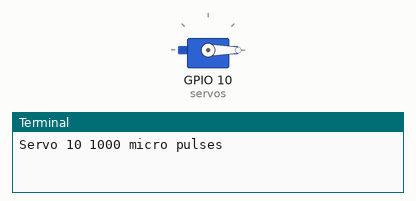
This program was run on a simulated Raspberry Pi (BCM pin numbers). Parts: servo, the last lines printed to the terminal. Servo angles are drawn from the pulse width (0.5 ms = 0°, 2.5 ms = 180°).

Above: at 0.05 s.
At 2.05 s:
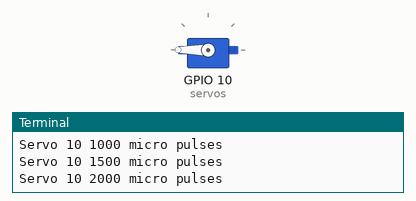
At 4.0 s:
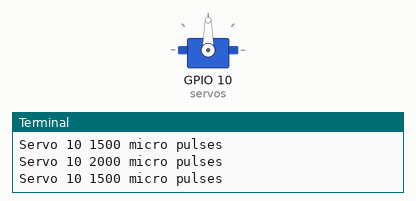
Timing chart, 0 to 5.2 s (numbered marks = the images above):
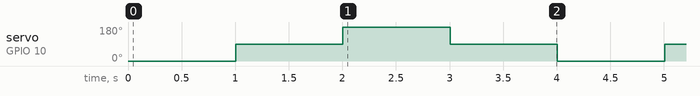

The program:

servo_control_pig.py
```python
import time

import pigpio

servos = 10 #GPIO number

pi = pigpio.pi()

#pulsewidth can only set between 500-2500
try:
    while True:

        pi.set_servo_pulsewidth(servos, 500) #0 degree
        print("Servo {} {} micro pulses".format(servos, 1000))
        time.sleep(1)
        pi.set_servo_pulsewidth(servos, 1500) #90 degree
        print("Servo {} {} micro pulses".format(servos, 1500))
        time.sleep(1)
        pi.set_servo_pulsewidth(servos, 2500) #180 degree
        print("Servo {} {} micro pulses".format(servos, 2000))
        time.sleep(1)
        pi.set_servo_pulsewidth(servos, 1500)
        print("Servo {} {} micro pulses".format(servos, 1500))
        time.sleep(1)

   # switch all servos off
except KeyboardInterrupt:
    pigpio.set_servo_pulsewidth(servos, 0);

pigpio.stop()
```

Measured:
- by itself, servo on GPIO 10 (servos): repeats every 4.0 s: 180° 1.0 s, 90° 1.0 s, 0° 1.0 s, 90° 1.0 s
